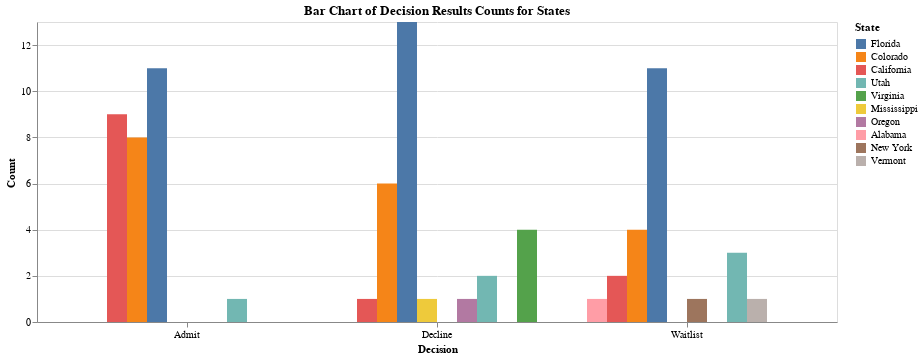

Write notebook code for a chart like this one.
### Code cell
import altair as alt

unique_states = decision_count['State'].unique().tolist()

# # Dropdown selection
# input_dropdown = alt.binding_select(options=[None] + unique_states, labels = ['All'] + unique_states, name='State')
# selection = alt.selection_single(fields=['State'], bind=input_dropdown)

decision_bar = alt.Chart(decision_count).mark_bar().encode(
    x=alt.X('Decision:O', title='Decision', axis=alt.Axis(labelAngle=0), sort='-y'),
    y=alt.Y('Count:Q', title='Count'),
    xOffset='State',
    color=alt.Color('State:N', sort=alt.EncodingSortField(field='Count', op='sum', order='descending'))#, scale=alt.Scale(scheme='inferno'))
)
chart_title = "Bar Chart of Decision Results Counts for States"
decision_bar = decision_bar.properties(title=chart_title)

decision_bar

### Figure 1 — Vega-Lite specification as saved in the notebook (floating-point values rounded to 4 significant figures)
{"config": {"view": {"continuousWidth": 300, "continuousHeight": 300}}, "data": {"name": "data-c5deeb307545589756637cd1b5598547"}, "mark": {"type": "bar"}, "encoding": {"color": {"field": "State", "sort": {"field": "Count", "op": "sum", "order": "descending"}, "type": "nominal"}, "x": {"axis": {"labelAngle": 0}, "field": "Decision", "sort": "-y", "title": "Decision", "type": "ordinal"}, "xOffset": {"field": "State", "type": "nominal"}, "y": {"field": "Count", "title": "Count", "type": "quantitative"}}, "title": "Bar Chart of Decision Results Counts for States", "$schema": "https://vega.github.io/schema/vega-lite/v5.8.0.json", "datasets": {"data-c5deeb307545589756637cd1b5598547": [{"Decision": "Admit", "State": "California", "Count": 9}, {"Decision": "Admit", "State": "Colorado", "Count": 8}, {"Decision": "Admit", "State": "Florida", "Count": 11}, {"Decision": "Admit", "State": "Utah", "Count": 1}, {"Decision": "Decline", "State": "California", "Count": 1}, {"Decision": "Decline", "State": "Colorado", "Count": 6}, {"Decision": "Decline", "State": "Florida", "Count": 13}, {"Decision": "Decline", "State": "Mississippi", "Count": 1}, {"Decision": "Decline", "State": "Oregon", "Count": 1}, {"Decision": "Decline", "State": "Utah", "Count": 2}, {"Decision": "Decline", "State": "Virginia", "Count": 4}, {"Decision": "Waitlist", "State": "Alabama", "Count": 1}, {"Decision": "Waitlist", "State": "California", "Count": 2}, {"Decision": "Waitlist", "State": "Colorado", "Count": 4}, {"Decision": "Waitlist", "State": "Florida", "Count": 11}, {"Decision": "Waitlist", "State": "New York", "Count": 1}, {"Decision": "Waitlist", "State": "Utah", "Count": 3}, {"Decision": "Waitlist", "State": "Vermont", "Count": 1}]}}
